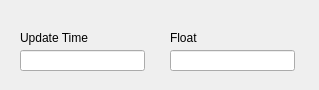
<?xml version="1.0" encoding="UTF-8"?>
<ui version="4.0">
 <class>Dialog</class>
 <widget class="QDialog" name="Dialog">
  <property name="geometry">
   <rect>
    <x>0</x>
    <y>0</y>
    <width>319</width>
    <height>90</height>
   </rect>
  </property>
  <property name="windowTitle">
   <string>Line Edit Example</string>
  </property>
  <widget class="PyDMLineEdit" name="PyDMLineEdit">
   <property name="geometry">
    <rect>
     <x>20</x>
     <y>50</y>
     <width>125</width>
     <height>21</height>
    </rect>
   </property>
   <property name="toolTip">
    <string/>
   </property>
   <property name="whatsThis">
    <string>
    A QLineEdit (writable text field) with support for Channels and more from PyDM.
    This widget offers an unit conversion menu when users right click into it.

    Parameters
    ----------
    parent : QWidget
        The parent widget for the Label
    init_channel : str, optional
        The channel to be used by the widget.

    </string>
   </property>
   <property name="alarmSensitiveContent" stdset="0">
    <bool>false</bool>
   </property>
   <property name="alarmSensitiveBorder" stdset="0">
    <bool>false</bool>
   </property>
   <property name="showUnits" stdset="0">
    <bool>True</bool>
   </property>
   <property name="channel" stdset="0">
    <string>ca://MTEST:UpdateTime</string>
   </property>
  </widget>
  <widget class="QLabel" name="label">
   <property name="geometry">
    <rect>
     <x>20</x>
     <y>30</y>
     <width>121</width>
     <height>16</height>
    </rect>
   </property>
   <property name="text">
    <string>Update Time</string>
   </property>
  </widget>
  <widget class="QLabel" name="label_2">
   <property name="geometry">
    <rect>
     <x>170</x>
     <y>30</y>
     <width>121</width>
     <height>16</height>
    </rect>
   </property>
   <property name="text">
    <string>Float</string>
   </property>
  </widget>
  <widget class="PyDMLineEdit" name="PyDMLineEdit_2">
   <property name="geometry">
    <rect>
     <x>170</x>
     <y>50</y>
     <width>125</width>
     <height>21</height>
    </rect>
   </property>
   <property name="toolTip">
    <string/>
   </property>
   <property name="whatsThis">
    <string>
    A QLineEdit (writable text field) with support for Channels and more from PyDM.
    This widget offers an unit conversion menu when users Right Click into it.

    Parameters
    ----------
    parent : QWidget
        The parent widget for the Label
    init_channel : str, optional
        The channel to be used by the widget.

    </string>
   </property>
   <property name="alarmSensitiveContent" stdset="0">
    <bool>true</bool>
   </property>
   <property name="alarmSensitiveBorder" stdset="0">
    <bool>true</bool>
   </property>
   <property name="precision" stdset="0">
    <number>0</number>
   </property>
   <property name="showUnits" stdset="0">
    <bool>False</bool>
   </property>
   <property name="channel" stdset="0">
    <string>ca://MTEST:Float</string>
   </property>
  </widget>
 </widget>
 <customwidgets>
  <customwidget>
   <class>PyDMLineEdit</class>
   <extends>QLineEdit</extends>
   <header>pydm.widgets.line_edit</header>
  </customwidget>
 </customwidgets>
 <resources/>
 <connections/>
</ui>
